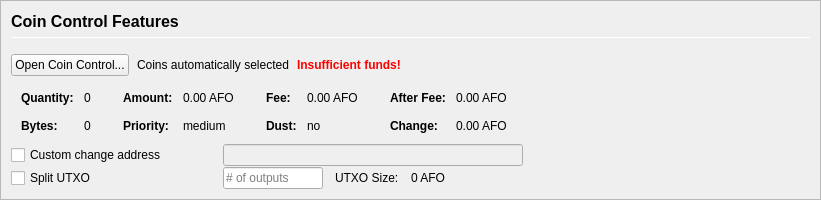
         <widget class="QFrame" name="frameCoinControl">
          <property name="sizePolicy">
           <sizepolicy hsizetype="Expanding" vsizetype="Expanding">
            <horstretch>0</horstretch>
            <verstretch>0</verstretch>
           </sizepolicy>
          </property>
          <property name="maximumSize">
           <size>
            <width>16777215</width>
            <height>16777215</height>
           </size>
          </property>
          <property name="frameShape">
           <enum>QFrame::StyledPanel</enum>
          </property>
          <property name="frameShadow">
           <enum>QFrame::Sunken</enum>
          </property>
          <layout class="QVBoxLayout" name="verticalLayoutCoinControl2">
           <property name="spacing">
            <number>0</number>
           </property>
           <property name="margin">
            <number>0</number>
           </property>
           <item>
            <widget class="QFrame" name="frameCoinControl_BG">
             <layout class="QVBoxLayout" name="verticalLayoutCoinControl" stretch="0,0,0,0,0,0">
              <property name="spacing">
               <number>1</number>
              </property>
              <property name="leftMargin">
               <number>10</number>
              </property>
              <property name="topMargin">
               <number>10</number>
              </property>
              <item>
               <layout class="QHBoxLayout" name="horizontalLayoutCoinControl1">
                <property name="bottomMargin">
                 <number>15</number>
                </property>
                <item>
                 <layout class="QVBoxLayout" name="verticalLayout_3">
                  <property name="spacing">
                   <number>6</number>
                  </property>
                  <item>
                   <widget class="QLabel" name="labelCoinControlFeatures">
                    <property name="sizePolicy">
                     <sizepolicy hsizetype="Preferred" vsizetype="Maximum">
                      <horstretch>0</horstretch>
                      <verstretch>0</verstretch>
                     </sizepolicy>
                    </property>
                    <property name="minimumSize">
                     <size>
                      <width>0</width>
                      <height>20</height>
                     </size>
                    </property>
                    <property name="font">
                     <font>
                      <pointsize>12</pointsize>
                      <weight>75</weight>
                      <bold>true</bold>
                     </font>
                    </property>
                    <property name="styleSheet">
                     <string notr="true">font-weight:bold;</string>
                    </property>
                    <property name="text">
                     <string>Coin Control Features</string>
                    </property>
                   </widget>
                  </item>
                  <item>
                   <widget class="Line" name="line">
                    <property name="minimumSize">
                     <size>
                      <width>0</width>
                      <height>1</height>
                     </size>
                    </property>
                    <property name="maximumSize">
                     <size>
                      <width>16777215</width>
                      <height>1</height>
                     </size>
                    </property>
                    <property name="orientation">
                     <enum>Qt::Horizontal</enum>
                    </property>
                   </widget>
                  </item>
                 </layout>
                </item>
               </layout>
              </item>
              <item>
               <layout class="QHBoxLayout" name="horizontalLayoutCoinControl2" stretch="0,0,0,0">
                <property name="spacing">
                 <number>8</number>
                </property>
                <property name="bottomMargin">
                 <number>10</number>
                </property>
                <item>
                 <widget class="QPushButton" name="pushButtonCoinControl">
                  <property name="styleSheet">
                   <string notr="true"/>
                  </property>
                  <property name="text">
                   <string>Open Coin Control...</string>
                  </property>
                  <property name="autoDefault">
                   <bool>false</bool>
                  </property>
                 </widget>
                </item>
                <item>
                 <widget class="QLabel" name="labelCoinControlAutomaticallySelected">
                  <property name="text">
                   <string>Coins automatically selected</string>
                  </property>
                  <property name="margin">
                   <number>5</number>
                  </property>
                 </widget>
                </item>
                <item>
                 <widget class="QLabel" name="labelCoinControlInsuffFunds">
                  <property name="font">
                   <font>
                    <weight>75</weight>
                    <bold>true</bold>
                   </font>
                  </property>
                  <property name="styleSheet">
                   <string notr="true">color:red;font-weight:bold;</string>
                  </property>
                  <property name="text">
                   <string>Insufficient funds!</string>
                  </property>
                  <property name="margin">
                   <number>5</number>
                  </property>
                 </widget>
                </item>
                <item>
                 <spacer name="horizontalSpacerCoinControl">
                  <property name="orientation">
                   <enum>Qt::Horizontal</enum>
                  </property>
                  <property name="sizeHint" stdset="0">
                   <size>
                    <width>40</width>
                    <height>1</height>
                   </size>
                  </property>
                 </spacer>
                </item>
               </layout>
              </item>
              <item>
               <widget class="QWidget" name="widgetCoinControl" native="true">
                <property name="sizePolicy">
                 <sizepolicy hsizetype="Preferred" vsizetype="Preferred">
                  <horstretch>0</horstretch>
                  <verstretch>0</verstretch>
                 </sizepolicy>
                </property>
                <property name="minimumSize">
                 <size>
                  <width>0</width>
                  <height>0</height>
                 </size>
                </property>
                <property name="styleSheet">
                 <string notr="true"/>
                </property>
                <layout class="QHBoxLayout" name="horizontalLayoutCoinControl5">
                 <property name="margin">
                  <number>0</number>
                 </property>
                 <item>
                  <layout class="QHBoxLayout" name="horizontalLayoutCoinControl3" stretch="0,0,0,1">
                   <property name="spacing">
                    <number>20</number>
                   </property>
                   <property name="topMargin">
                    <number>0</number>
                   </property>
                   <property name="bottomMargin">
                    <number>10</number>
                   </property>
                   <item>
                    <layout class="QFormLayout" name="formLayoutCoinControl1">
                     <property name="horizontalSpacing">
                      <number>10</number>
                     </property>
                     <property name="verticalSpacing">
                      <number>14</number>
                     </property>
                     <property name="leftMargin">
                      <number>10</number>
                     </property>
                     <property name="topMargin">
                      <number>4</number>
                     </property>
                     <property name="rightMargin">
                      <number>6</number>
                     </property>
                     <item row="0" column="0">
                      <widget class="QLabel" name="labelCoinControlQuantityText">
                       <property name="font">
                        <font>
                         <weight>75</weight>
                         <bold>true</bold>
                        </font>
                       </property>
                       <property name="text">
                        <string>Quantity:</string>
                       </property>
                       <property name="margin">
                        <number>0</number>
                       </property>
                      </widget>
                     </item>
                     <item row="0" column="1">
                      <widget class="QLabel" name="labelCoinControlQuantity">
                       <property name="cursor">
                        <cursorShape>IBeamCursor</cursorShape>
                       </property>
                       <property name="contextMenuPolicy">
                        <enum>Qt::ActionsContextMenu</enum>
                       </property>
                       <property name="text">
                        <string notr="true">0</string>
                       </property>
                       <property name="margin">
                        <number>0</number>
                       </property>
                       <property name="textInteractionFlags">
                        <set>Qt::LinksAccessibleByMouse|Qt::TextSelectableByKeyboard|Qt::TextSelectableByMouse</set>
                       </property>
                      </widget>
                     </item>
                     <item row="1" column="0">
                      <widget class="QLabel" name="labelCoinControlBytesText">
                       <property name="font">
                        <font>
                         <weight>75</weight>
                         <bold>true</bold>
                        </font>
                       </property>
                       <property name="text">
                        <string>Bytes:</string>
                       </property>
                      </widget>
                     </item>
                     <item row="1" column="1">
                      <widget class="QLabel" name="labelCoinControlBytes">
                       <property name="cursor">
                        <cursorShape>IBeamCursor</cursorShape>
                       </property>
                       <property name="contextMenuPolicy">
                        <enum>Qt::ActionsContextMenu</enum>
                       </property>
                       <property name="text">
                        <string notr="true">0</string>
                       </property>
                       <property name="textInteractionFlags">
                        <set>Qt::LinksAccessibleByMouse|Qt::TextSelectableByKeyboard|Qt::TextSelectableByMouse</set>
                       </property>
                      </widget>
                     </item>
                    </layout>
                   </item>
                   <item>
                    <layout class="QFormLayout" name="formLayoutCoinControl2">
                     <property name="horizontalSpacing">
                      <number>10</number>
                     </property>
                     <property name="verticalSpacing">
                      <number>14</number>
                     </property>
                     <property name="leftMargin">
                      <number>6</number>
                     </property>
                     <property name="topMargin">
                      <number>4</number>
                     </property>
                     <property name="rightMargin">
                      <number>6</number>
                     </property>
                     <item row="0" column="0">
                      <widget class="QLabel" name="labelCoinControlAmountText">
                       <property name="font">
                        <font>
                         <weight>75</weight>
                         <bold>true</bold>
                        </font>
                       </property>
                       <property name="text">
                        <string>Amount:</string>
                       </property>
                       <property name="margin">
                        <number>0</number>
                       </property>
                      </widget>
                     </item>
                     <item row="0" column="1">
                      <widget class="QLabel" name="labelCoinControlAmount">
                       <property name="cursor">
                        <cursorShape>IBeamCursor</cursorShape>
                       </property>
                       <property name="contextMenuPolicy">
                        <enum>Qt::ActionsContextMenu</enum>
                       </property>
                       <property name="text">
                        <string notr="true">0.00 AFO</string>
                       </property>
                       <property name="textInteractionFlags">
                        <set>Qt::LinksAccessibleByMouse|Qt::TextSelectableByKeyboard|Qt::TextSelectableByMouse</set>
                       </property>
                      </widget>
                     </item>
                     <item row="1" column="0">
                      <widget class="QLabel" name="labelCoinControlPriorityText">
                       <property name="font">
                        <font>
                         <weight>75</weight>
                         <bold>true</bold>
                        </font>
                       </property>
                       <property name="text">
                        <string>Priority:</string>
                       </property>
                      </widget>
                     </item>
                     <item row="1" column="1">
                      <widget class="QLabel" name="labelCoinControlPriority">
                       <property name="cursor">
                        <cursorShape>IBeamCursor</cursorShape>
                       </property>
                       <property name="contextMenuPolicy">
                        <enum>Qt::ActionsContextMenu</enum>
                       </property>
                       <property name="text">
                        <string>medium</string>
                       </property>
                       <property name="textInteractionFlags">
                        <set>Qt::LinksAccessibleByMouse|Qt::TextSelectableByKeyboard|Qt::TextSelectableByMouse</set>
                       </property>
                      </widget>
                     </item>
                    </layout>
                   </item>
                   <item>
                    <layout class="QFormLayout" name="formLayoutCoinControl3">
                     <property name="horizontalSpacing">
                      <number>10</number>
                     </property>
                     <property name="verticalSpacing">
                      <number>14</number>
                     </property>
                     <property name="leftMargin">
                      <number>6</number>
                     </property>
                     <property name="topMargin">
                      <number>4</number>
                     </property>
                     <property name="rightMargin">
                      <number>6</number>
                     </property>
                     <item row="0" column="0">
                      <widget class="QLabel" name="labelCoinControlFeeText">
                       <property name="font">
                        <font>
                         <weight>75</weight>
                         <bold>true</bold>
                        </font>
                       </property>
                       <property name="text">
                        <string>Fee:</string>
                       </property>
                       <property name="margin">
                        <number>0</number>
                       </property>
                      </widget>
                     </item>
                     <item row="0" column="1">
                      <widget class="QLabel" name="labelCoinControlFee">
                       <property name="cursor">
                        <cursorShape>IBeamCursor</cursorShape>
                       </property>
                       <property name="contextMenuPolicy">
                        <enum>Qt::ActionsContextMenu</enum>
                       </property>
                       <property name="text">
                        <string notr="true">0.00 AFO</string>
                       </property>
                       <property name="textInteractionFlags">
                        <set>Qt::LinksAccessibleByMouse|Qt::TextSelectableByKeyboard|Qt::TextSelectableByMouse</set>
                       </property>
                      </widget>
                     </item>
                     <item row="1" column="0">
                      <widget class="QLabel" name="labelCoinControlLowOutputText">
                       <property name="font">
                        <font>
                         <weight>75</weight>
                         <bold>true</bold>
                        </font>
                       </property>
                       <property name="text">
                        <string>Dust:</string>
                       </property>
                      </widget>
                     </item>
                     <item row="1" column="1">
                      <widget class="QLabel" name="labelCoinControlLowOutput">
                       <property name="cursor">
                        <cursorShape>IBeamCursor</cursorShape>
                       </property>
                       <property name="contextMenuPolicy">
                        <enum>Qt::ActionsContextMenu</enum>
                       </property>
                       <property name="text">
                        <string>no</string>
                       </property>
                       <property name="textInteractionFlags">
                        <set>Qt::LinksAccessibleByMouse|Qt::TextSelectableByKeyboard|Qt::TextSelectableByMouse</set>
                       </property>
                      </widget>
                     </item>
                    </layout>
                   </item>
                   <item>
                    <layout class="QFormLayout" name="formLayoutCoinControl4">
                     <property name="horizontalSpacing">
                      <number>10</number>
                     </property>
                     <property name="verticalSpacing">
                      <number>14</number>
                     </property>
                     <property name="leftMargin">
                      <number>6</number>
                     </property>
                     <property name="topMargin">
                      <number>4</number>
                     </property>
                     <property name="rightMargin">
                      <number>6</number>
                     </property>
                     <item row="0" column="0">
                      <widget class="QLabel" name="labelCoinControlAfterFeeText">
                       <property name="font">
                        <font>
                         <weight>75</weight>
                         <bold>true</bold>
                        </font>
                       </property>
                       <property name="text">
                        <string>After Fee:</string>
                       </property>
                       <property name="margin">
                        <number>0</number>
                       </property>
                      </widget>
                     </item>
                     <item row="0" column="1">
                      <widget class="QLabel" name="labelCoinControlAfterFee">
                       <property name="cursor">
                        <cursorShape>IBeamCursor</cursorShape>
                       </property>
                       <property name="contextMenuPolicy">
                        <enum>Qt::ActionsContextMenu</enum>
                       </property>
                       <property name="text">
                        <string notr="true">0.00 AFO</string>
                       </property>
                       <property name="textInteractionFlags">
                        <set>Qt::LinksAccessibleByMouse|Qt::TextSelectableByKeyboard|Qt::TextSelectableByMouse</set>
                       </property>
                      </widget>
                     </item>
                     <item row="1" column="0">
                      <widget class="QLabel" name="labelCoinControlChangeText">
                       <property name="font">
                        <font>
                         <weight>75</weight>
                         <bold>true</bold>
                        </font>
                       </property>
                       <property name="text">
                        <string>Change:</string>
                       </property>
                      </widget>
                     </item>
                     <item row="1" column="1">
                      <widget class="QLabel" name="labelCoinControlChange">
                       <property name="cursor">
                        <cursorShape>IBeamCursor</cursorShape>
                       </property>
                       <property name="contextMenuPolicy">
                        <enum>Qt::ActionsContextMenu</enum>
                       </property>
                       <property name="text">
                        <string notr="true">0.00 AFO</string>
                       </property>
                       <property name="textInteractionFlags">
                        <set>Qt::LinksAccessibleByMouse|Qt::TextSelectableByKeyboard|Qt::TextSelectableByMouse</set>
                       </property>
                      </widget>
                     </item>
                    </layout>
                   </item>
                  </layout>
                 </item>
                </layout>
               </widget>
              </item>
              <item>
               <layout class="QHBoxLayout" name="horizontalLayoutCoinControl4">
                <property name="spacing">
                 <number>12</number>
                </property>
                <property name="sizeConstraint">
                 <enum>QLayout::SetDefaultConstraint</enum>
                </property>
                <property name="topMargin">
                 <number>0</number>
                </property>
                <property name="rightMargin">
                 <number>0</number>
                </property>
                <item>
                 <widget class="QCheckBox" name="checkBoxCoinControlChange">
                  <property name="sizePolicy">
                   <sizepolicy hsizetype="Preferred" vsizetype="Preferred">
                    <horstretch>0</horstretch>
                    <verstretch>0</verstretch>
                   </sizepolicy>
                  </property>
                  <property name="minimumSize">
                   <size>
                    <width>200</width>
                    <height>0</height>
                   </size>
                  </property>
                  <property name="maximumSize">
                   <size>
                    <width>200</width>
                    <height>16777215</height>
                   </size>
                  </property>
                  <property name="toolTip">
                   <string>If this is activated, but the change address is empty or invalid, change will be sent to a newly generated address.</string>
                  </property>
                  <property name="text">
                   <string>Custom change address</string>
                  </property>
                 </widget>
                </item>
                <item>
                 <widget class="QValidatedLineEdit" name="lineEditCoinControlChange">
                  <property name="enabled">
                   <bool>false</bool>
                  </property>
                  <property name="sizePolicy">
                   <sizepolicy hsizetype="Preferred" vsizetype="Preferred">
                    <horstretch>0</horstretch>
                    <verstretch>0</verstretch>
                   </sizepolicy>
                  </property>
                  <property name="minimumSize">
                   <size>
                    <width>300</width>
                    <height>0</height>
                   </size>
                  </property>
                 </widget>
                </item>
                <item>
                 <widget class="QLabel" name="labelCoinControlChangeLabel">
                  <property name="sizePolicy">
                   <sizepolicy hsizetype="Preferred" vsizetype="Preferred">
                    <horstretch>0</horstretch>
                    <verstretch>0</verstretch>
                   </sizepolicy>
                  </property>
                  <property name="minimumSize">
                   <size>
                    <width>100</width>
                    <height>0</height>
                   </size>
                  </property>
                  <property name="text">
                   <string/>
                  </property>
                  <property name="margin">
                   <number>3</number>
                  </property>
                 </widget>
                </item>
               </layout>
              </item>
              <item>
               <layout class="QHBoxLayout" name="horizontalLayoutCoinControl6">
                <property name="spacing">
                 <number>12</number>
                </property>
                <property name="rightMargin">
                 <number>0</number>
                </property>
                <item>
                 <widget class="QCheckBox" name="splitBlockCheckBox">
                  <property name="sizePolicy">
                   <sizepolicy hsizetype="Preferred" vsizetype="Preferred">
                    <horstretch>0</horstretch>
                    <verstretch>0</verstretch>
                   </sizepolicy>
                  </property>
                  <property name="minimumSize">
                   <size>
                    <width>200</width>
                    <height>0</height>
                   </size>
                  </property>
                  <property name="maximumSize">
                   <size>
                    <width>200</width>
                    <height>16777215</height>
                   </size>
                  </property>
                  <property name="text">
                   <string>Split UTXO</string>
                  </property>
                 </widget>
                </item>
                <item>
                 <widget class="QLineEdit" name="splitBlockLineEdit">
                  <property name="sizePolicy">
                   <sizepolicy hsizetype="Preferred" vsizetype="Preferred">
                    <horstretch>50</horstretch>
                    <verstretch>0</verstretch>
                   </sizepolicy>
                  </property>
                  <property name="minimumSize">
                   <size>
                    <width>100</width>
                    <height>0</height>
                   </size>
                  </property>
                  <property name="maximumSize">
                   <size>
                    <width>100</width>
                    <height>16777215</height>
                   </size>
                  </property>
                  <property name="placeholderText">
                   <string># of outputs</string>
                  </property>
                 </widget>
                </item>
                <item>
                 <widget class="QLabel" name="labelBlockSizeText">
                  <property name="text">
                   <string>UTXO Size:</string>
                  </property>
                 </widget>
                </item>
                <item>
                 <widget class="QLabel" name="labelBlockSize">
                  <property name="text">
                   <string>0 AFO</string>
                  </property>
                 </widget>
                </item>
                <item>
                 <spacer name="horizontalSpacer_7">
                  <property name="orientation">
                   <enum>Qt::Horizontal</enum>
                  </property>
                  <property name="sizeHint" stdset="0">
                   <size>
                    <width>40</width>
                    <height>20</height>
                   </size>
                  </property>
                 </spacer>
                </item>
               </layout>
              </item>
              <item>
               <spacer name="verticalSpacerCoinControl">
                <property name="orientation">
                 <enum>Qt::Vertical</enum>
                </property>
                <property name="sizeHint" stdset="0">
                 <size>
                  <width>800</width>
                  <height>1</height>
                 </size>
                </property>
               </spacer>
              </item>
             </layout>
            </widget>
           </item>
          </layout>
         </widget>
